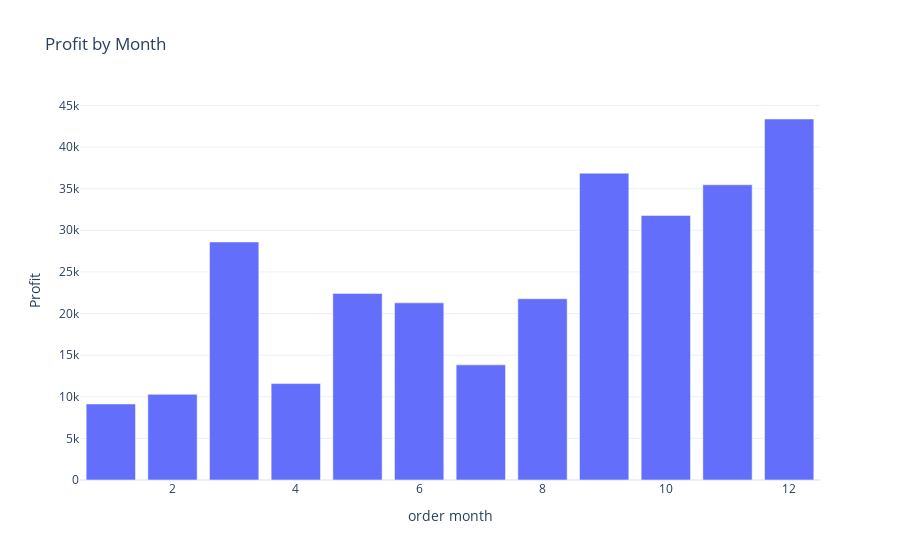

The notebook cell this image was saved under:
### Code cell
fig=px.bar(profit_by_month, x='order month', y='Profit', title='Profit by Month')
fig.show()

### Figure 1 — Plotly figure (JSON) as saved in the notebook; plotly's stock layout.template omitted (floating-point values rounded to 4 significant figures)
{"data": [{"alignmentgroup": "True", "hovertemplate": "order month=%{x}<br>Profit=%{y}<extra></extra>", "legendgroup": "", "marker": {"color": "#636efa", "pattern": {"shape": ""}}, "name": "", "offsetgroup": "", "orientation": "v", "showlegend": false, "textposition": "auto", "type": "bar", "x": [1, 2, 3, 4, 5, 6, 7, 8, 9, 10, 11, 12], "xaxis": "x", "y": [9134.0, 10290.0, 28590.0, 11590.0, 22410.0, 21290.0, 13830.0, 21780.0, 36860.0, 31780.0, 35470.0, 43370.0], "yaxis": "y"}], "layout": {"autosize": true, "barmode": "relative", "legend": {"tracegroupgap": 0}, "title": {"text": "Profit by Month"}, "xaxis": {"anchor": "y", "autorange": true, "domain": [0, 1], "range": [0.5, 12.5], "title": {"text": "order month"}, "type": "linear"}, "yaxis": {"anchor": "x", "autorange": true, "domain": [0, 1], "range": [0, 45650.0], "title": {"text": "Profit"}, "type": "linear"}}}
